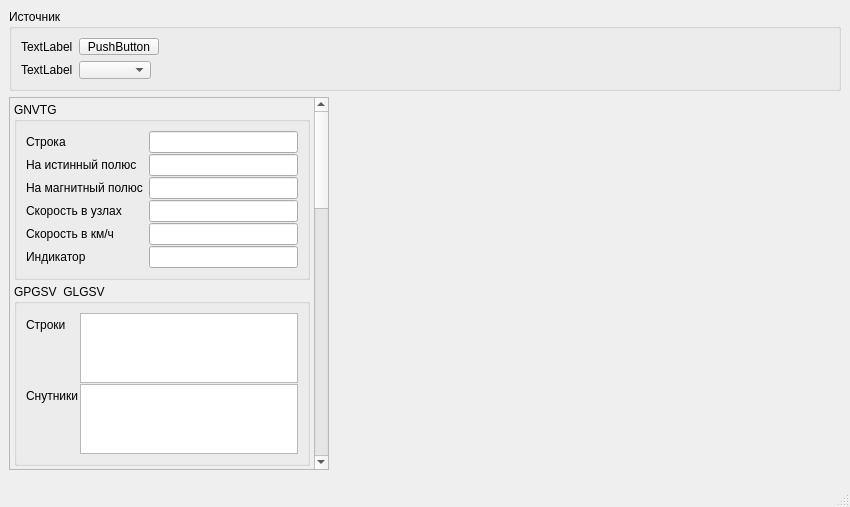
<?xml version="1.0" encoding="UTF-8"?>
<ui version="4.0">
 <class>MainWin</class>
 <widget class="QMainWindow" name="MainWin">
  <property name="geometry">
   <rect>
    <x>0</x>
    <y>0</y>
    <width>850</width>
    <height>507</height>
   </rect>
  </property>
  <property name="windowTitle">
   <string>MainWin</string>
  </property>
  <widget class="QWidget" name="centralwidget">
   <layout class="QVBoxLayout" name="verticalLayout_6" stretch="0,0">
    <property name="sizeConstraint">
     <enum>QLayout::SetDefaultConstraint</enum>
    </property>
    <item>
     <widget class="QGroupBox" name="groupBox_5">
      <property name="minimumSize">
       <size>
        <width>0</width>
        <height>82</height>
       </size>
      </property>
      <property name="maximumSize">
       <size>
        <width>16777215</width>
        <height>82</height>
       </size>
      </property>
      <property name="title">
       <string>Источник</string>
      </property>
      <layout class="QFormLayout" name="formLayout_8">
       <property name="fieldGrowthPolicy">
        <enum>QFormLayout::ExpandingFieldsGrow</enum>
       </property>
       <item row="0" column="0">
        <widget class="QLabel" name="label_41">
         <property name="text">
          <string>TextLabel</string>
         </property>
        </widget>
       </item>
       <item row="0" column="1">
        <widget class="QPushButton" name="pushButton">
         <property name="text">
          <string>PushButton</string>
         </property>
        </widget>
       </item>
       <item row="2" column="1">
        <widget class="QComboBox" name="comboBox"/>
       </item>
       <item row="2" column="0">
        <widget class="QLabel" name="label_42">
         <property name="text">
          <string>TextLabel</string>
         </property>
        </widget>
       </item>
      </layout>
     </widget>
    </item>
    <item>
     <layout class="QHBoxLayout" name="horizontalLayout">
      <property name="rightMargin">
       <number>6</number>
      </property>
      <property name="bottomMargin">
       <number>6</number>
      </property>
      <item>
       <widget class="QScrollArea" name="scrollArea">
        <property name="maximumSize">
         <size>
          <width>320</width>
          <height>16777215</height>
         </size>
        </property>
        <property name="widgetResizable">
         <bool>true</bool>
        </property>
        <widget class="QWidget" name="scrollAreaWidgetContents">
         <property name="geometry">
          <rect>
           <x>0</x>
           <y>0</y>
           <width>301</width>
           <height>1217</height>
          </rect>
         </property>
         <layout class="QVBoxLayout" name="verticalLayout_7">
          <property name="spacing">
           <number>4</number>
          </property>
          <property name="leftMargin">
           <number>4</number>
          </property>
          <property name="topMargin">
           <number>4</number>
          </property>
          <property name="rightMargin">
           <number>4</number>
          </property>
          <property name="bottomMargin">
           <number>4</number>
          </property>
          <item>
           <widget class="QGroupBox" name="groupBoxGNVTG">
            <property name="title">
             <string>GNVTG</string>
            </property>
            <layout class="QVBoxLayout" name="verticalLayout_3">
             <item>
              <layout class="QFormLayout" name="formLayout_2">
               <property name="horizontalSpacing">
                <number>2</number>
               </property>
               <property name="verticalSpacing">
                <number>1</number>
               </property>
               <item row="1" column="0">
                <widget class="QLabel" name="label_20">
                 <property name="toolTip">
                  <string>Курс на истинный полюс (в градусах), затем следует буква Т;</string>
                 </property>
                 <property name="text">
                  <string>На истинный полюс</string>
                 </property>
                </widget>
               </item>
               <item row="1" column="1">
                <widget class="QLineEdit" name="lineEdit_7"/>
               </item>
               <item row="2" column="0">
                <widget class="QLabel" name="label_18">
                 <property name="toolTip">
                  <string>Курс на магнитный полюс (так же в градусах), затем следует буква М;</string>
                 </property>
                 <property name="text">
                  <string>На магнитный полюс </string>
                 </property>
                </widget>
               </item>
               <item row="2" column="1">
                <widget class="QLineEdit" name="lineEdit_6"/>
               </item>
               <item row="3" column="0">
                <widget class="QLabel" name="label_19">
                 <property name="toolTip">
                  <string>Скорость относительно земли в узлах, затем следует буква N;</string>
                 </property>
                 <property name="text">
                  <string>Скорость в узлах</string>
                 </property>
                </widget>
               </item>
               <item row="3" column="1">
                <widget class="QLineEdit" name="lineEdit_8"/>
               </item>
               <item row="4" column="0">
                <widget class="QLabel" name="label_21">
                 <property name="toolTip">
                  <string>Скорость относительно земли в км/ч, затем следует буква К;</string>
                 </property>
                 <property name="text">
                  <string>Скорость в км/ч</string>
                 </property>
                </widget>
               </item>
               <item row="4" column="1">
                <widget class="QLineEdit" name="lineEdit_9"/>
               </item>
               <item row="5" column="0">
                <widget class="QLabel" name="label_22">
                 <property name="toolTip">
                  <string>A = Автономный режим
D = Дифференциальный режим
E = Экстраполяция координат
M = Режим ручного ввода
S = Режим симулятора
N = Недостоверные данные</string>
                 </property>
                 <property name="text">
                  <string>Индикатор</string>
                 </property>
                </widget>
               </item>
               <item row="0" column="1">
                <widget class="QLineEdit" name="lineEdit_10"/>
               </item>
               <item row="0" column="0">
                <widget class="QLabel" name="label_24">
                 <property name="text">
                  <string>Строка</string>
                 </property>
                </widget>
               </item>
               <item row="5" column="1">
                <widget class="QLineEdit" name="lineEdit_29"/>
               </item>
              </layout>
             </item>
            </layout>
           </widget>
          </item>
          <item>
           <widget class="QGroupBox" name="groupBox_3">
            <property name="title">
             <string>GPGSV  GLGSV</string>
            </property>
            <layout class="QFormLayout" name="formLayout_6">
             <property name="horizontalSpacing">
              <number>1</number>
             </property>
             <property name="verticalSpacing">
              <number>1</number>
             </property>
             <item row="0" column="0">
              <widget class="QLabel" name="label_38">
               <property name="text">
                <string>Строки</string>
               </property>
              </widget>
             </item>
             <item row="0" column="1">
              <widget class="QListWidget" name="listWidget_2"/>
             </item>
             <item row="1" column="0">
              <widget class="QLabel" name="label_39">
               <property name="text">
                <string>Снутники</string>
               </property>
              </widget>
             </item>
             <item row="1" column="1">
              <widget class="QListWidget" name="listWidget_3"/>
             </item>
            </layout>
           </widget>
          </item>
          <item>
           <widget class="QGroupBox" name="groupBox_2">
            <property name="title">
             <string>GNGSA</string>
            </property>
            <layout class="QVBoxLayout" name="verticalLayout_5">
             <item>
              <layout class="QFormLayout" name="formLayout_5">
               <property name="horizontalSpacing">
                <number>1</number>
               </property>
               <property name="verticalSpacing">
                <number>1</number>
               </property>
               <item row="0" column="0">
                <widget class="QLabel" name="label_3">
                 <property name="text">
                  <string>Строка 1</string>
                 </property>
                </widget>
               </item>
               <item row="1" column="0">
                <widget class="QLabel" name="label_8">
                 <property name="text">
                  <string>Строка 2</string>
                 </property>
                </widget>
               </item>
               <item row="2" column="0">
                <widget class="QLabel" name="label_9">
                 <property name="text">
                  <string>Список спутников</string>
                 </property>
                </widget>
               </item>
               <item row="2" column="1">
                <widget class="QListWidget" name="listWidget"/>
               </item>
               <item row="3" column="0">
                <widget class="QLabel" name="label_16">
                 <property name="text">
                  <string>PDOP </string>
                 </property>
                </widget>
               </item>
               <item row="4" column="0">
                <widget class="QLabel" name="label_17">
                 <property name="text">
                  <string>HDOP </string>
                 </property>
                </widget>
               </item>
               <item row="5" column="0">
                <widget class="QLabel" name="label_23">
                 <property name="text">
                  <string>VDOP </string>
                 </property>
                </widget>
               </item>
               <item row="3" column="1">
                <widget class="QLineEdit" name="lineEdit_30"/>
               </item>
               <item row="4" column="1">
                <widget class="QLineEdit" name="lineEdit_31"/>
               </item>
               <item row="5" column="1">
                <widget class="QLineEdit" name="lineEdit_32"/>
               </item>
               <item row="1" column="1">
                <widget class="QLineEdit" name="lineEdit_33"/>
               </item>
               <item row="0" column="1">
                <widget class="QLineEdit" name="lineEdit_34"/>
               </item>
              </layout>
             </item>
            </layout>
           </widget>
          </item>
          <item>
           <widget class="QGroupBox" name="groupBox_4">
            <property name="title">
             <string>GNGLL</string>
            </property>
            <layout class="QFormLayout" name="formLayout_7">
             <property name="horizontalSpacing">
              <number>1</number>
             </property>
             <property name="verticalSpacing">
              <number>1</number>
             </property>
             <property name="leftMargin">
              <number>3</number>
             </property>
             <property name="topMargin">
              <number>3</number>
             </property>
             <property name="rightMargin">
              <number>3</number>
             </property>
             <property name="bottomMargin">
              <number>3</number>
             </property>
             <item row="0" column="0">
              <widget class="QLabel" name="label_40">
               <property name="text">
                <string>Строка</string>
               </property>
              </widget>
             </item>
             <item row="0" column="1">
              <widget class="QLineEdit" name="lineEdit_35"/>
             </item>
            </layout>
           </widget>
          </item>
          <item>
           <widget class="QGroupBox" name="groupBoxGNRMC">
            <property name="title">
             <string>GNMRC</string>
            </property>
            <layout class="QVBoxLayout" name="verticalLayout_2">
             <item>
              <layout class="QFormLayout" name="formLayout">
               <property name="horizontalSpacing">
                <number>1</number>
               </property>
               <property name="verticalSpacing">
                <number>1</number>
               </property>
               <item row="1" column="0">
                <widget class="QLabel" name="label">
                 <property name="text">
                  <string>Время UTC</string>
                 </property>
                </widget>
               </item>
               <item row="2" column="0">
                <widget class="QLabel" name="label_2">
                 <property name="toolTip">
                  <string>статус, А если данные достоверны или V если не достоверны;</string>
                 </property>
                 <property name="text">
                  <string>Статус A/V</string>
                 </property>
                </widget>
               </item>
               <item row="3" column="0">
                <widget class="QLabel" name="label_4">
                 <property name="text">
                  <string>Широта</string>
                 </property>
                </widget>
               </item>
               <item row="3" column="1">
                <widget class="QLineEdit" name="lineEdit"/>
               </item>
               <item row="4" column="0">
                <widget class="QLabel" name="label_5">
                 <property name="toolTip">
                  <string>полушарие, N для северного, S для южного;</string>
                 </property>
                 <property name="text">
                  <string>Полушарие N/S</string>
                 </property>
                </widget>
               </item>
               <item row="5" column="0">
                <widget class="QLabel" name="label_6">
                 <property name="text">
                  <string>Долгота</string>
                 </property>
                </widget>
               </item>
               <item row="5" column="1">
                <widget class="QLineEdit" name="lineEdit_2"/>
               </item>
               <item row="6" column="0">
                <widget class="QLabel" name="label_7">
                 <property name="toolTip">
                  <string>полушарие, W  для западного, E для восточного;</string>
                 </property>
                 <property name="text">
                  <string>Полушарие W/E</string>
                 </property>
                </widget>
               </item>
               <item row="8" column="0">
                <widget class="QLabel" name="label_10">
                 <property name="toolTip">
                  <string>скорость относительно земли в узлах (1 узел = 1.852 км/ч);</string>
                 </property>
                 <property name="text">
                  <string>Скорость(узлов)</string>
                 </property>
                </widget>
               </item>
               <item row="8" column="1">
                <widget class="QLineEdit" name="lineEdit_3"/>
               </item>
               <item row="9" column="0">
                <widget class="QLabel" name="label_11">
                 <property name="toolTip">
                  <string>азимут направления движения в градусах;</string>
                 </property>
                 <property name="text">
                  <string>Азимут</string>
                 </property>
                </widget>
               </item>
               <item row="9" column="1">
                <widget class="QLineEdit" name="lineEdit_4"/>
               </item>
               <item row="1" column="1">
                <widget class="QTimeEdit" name="timeEdit"/>
               </item>
               <item row="10" column="0">
                <widget class="QLabel" name="label_12">
                 <property name="text">
                  <string>Дата</string>
                 </property>
                </widget>
               </item>
               <item row="11" column="0">
                <widget class="QLabel" name="label_13">
                 <property name="toolTip">
                  <string>магнитное склонение в градусах;</string>
                 </property>
                 <property name="text">
                  <string>Магнитное склонение</string>
                 </property>
                </widget>
               </item>
               <item row="12" column="0">
                <widget class="QLabel" name="label_14">
                 <property name="toolTip">
                  <string>направление склонения, W для западного, E для восточного;</string>
                 </property>
                 <property name="text">
                  <string>Направление склонения W/E</string>
                 </property>
                </widget>
               </item>
               <item row="10" column="1">
                <widget class="QDateEdit" name="dateEdit"/>
               </item>
               <item row="11" column="1">
                <widget class="QLineEdit" name="lineEdit_5"/>
               </item>
               <item row="13" column="0">
                <widget class="QLabel" name="label_15">
                 <property name="toolTip">
                  <string>A = Автономный режим
D = Дифференциальный режим
E = Экстраполяция координат
M = Режим ручного ввода
S = Режим симулятора
N = Недостоверные данные</string>
                 </property>
                 <property name="text">
                  <string>Индикатор</string>
                 </property>
                </widget>
               </item>
               <item row="0" column="0">
                <widget class="QLabel" name="label_25">
                 <property name="text">
                  <string>Строка</string>
                 </property>
                </widget>
               </item>
               <item row="0" column="1">
                <widget class="QLineEdit" name="lineEdit_11"/>
               </item>
               <item row="2" column="1">
                <widget class="QLineEdit" name="lineEdit_24"/>
               </item>
               <item row="4" column="1">
                <widget class="QLineEdit" name="lineEdit_25"/>
               </item>
               <item row="6" column="1">
                <widget class="QLineEdit" name="lineEdit_26"/>
               </item>
               <item row="12" column="1">
                <widget class="QLineEdit" name="lineEdit_27"/>
               </item>
               <item row="13" column="1">
                <widget class="QLineEdit" name="lineEdit_28"/>
               </item>
              </layout>
             </item>
            </layout>
           </widget>
          </item>
          <item>
           <widget class="QGroupBox" name="groupBox">
            <property name="title">
             <string>GNGGA</string>
            </property>
            <layout class="QVBoxLayout" name="verticalLayout_4">
             <item>
              <layout class="QFormLayout" name="formLayout_4">
               <property name="horizontalSpacing">
                <number>1</number>
               </property>
               <property name="verticalSpacing">
                <number>1</number>
               </property>
               <item row="0" column="0">
                <widget class="QLabel" name="label_26">
                 <property name="text">
                  <string>Строка</string>
                 </property>
                </widget>
               </item>
               <item row="1" column="0">
                <widget class="QLabel" name="label_27">
                 <property name="toolTip">
                  <string>Время определения координат в формате ччммсс.сс по UTC</string>
                 </property>
                 <property name="text">
                  <string>Время</string>
                 </property>
                </widget>
               </item>
               <item row="2" column="0">
                <widget class="QLabel" name="label_28">
                 <property name="text">
                  <string>Широта</string>
                 </property>
                </widget>
               </item>
               <item row="3" column="0">
                <widget class="QLabel" name="label_29">
                 <property name="text">
                  <string>Полушарие N/S</string>
                 </property>
                </widget>
               </item>
               <item row="4" column="0">
                <widget class="QLabel" name="label_30">
                 <property name="text">
                  <string>Долгота</string>
                 </property>
                </widget>
               </item>
               <item row="5" column="0">
                <widget class="QLabel" name="label_31">
                 <property name="text">
                  <string>Полушарие W/E</string>
                 </property>
                </widget>
               </item>
               <item row="6" column="0">
                <widget class="QLabel" name="label_32">
                 <property name="text">
                  <string>Режим работы</string>
                 </property>
                </widget>
               </item>
               <item row="7" column="0">
                <widget class="QLabel" name="label_33">
                 <property name="toolTip">
                  <string>количество спутников, использованных для получения координат;</string>
                 </property>
                 <property name="text">
                  <string>Количество спутников</string>
                 </property>
                </widget>
               </item>
               <item row="8" column="0">
                <widget class="QLabel" name="label_34">
                 <property name="toolTip">
                  <string>HDOP</string>
                 </property>
                 <property name="text">
                  <string>HDOP</string>
                 </property>
                </widget>
               </item>
               <item row="9" column="0">
                <widget class="QLabel" name="label_35">
                 <property name="toolTip">
                  <string>Высота над уровнем моря в метрах, далее следует буква М;</string>
                 </property>
                 <property name="text">
                  <string>Высота над уровнем моря</string>
                 </property>
                </widget>
               </item>
               <item row="10" column="0">
                <widget class="QLabel" name="label_36">
                 <property name="toolTip">
                  <string>Высота над геоидом в метрах, далее следует буква М;</string>
                 </property>
                 <property name="text">
                  <string>Высота над геоидом </string>
                 </property>
                </widget>
               </item>
               <item row="12" column="0">
                <widget class="QLabel" name="label_37">
                 <property name="text">
                  <string>Возраст дифф поправок</string>
                 </property>
                </widget>
               </item>
               <item row="0" column="1">
                <widget class="QLineEdit" name="lineEdit_12"/>
               </item>
               <item row="1" column="1">
                <widget class="QLineEdit" name="lineEdit_13"/>
               </item>
               <item row="2" column="1">
                <widget class="QLineEdit" name="lineEdit_14"/>
               </item>
               <item row="3" column="1">
                <widget class="QLineEdit" name="lineEdit_15"/>
               </item>
               <item row="4" column="1">
                <widget class="QLineEdit" name="lineEdit_16"/>
               </item>
               <item row="5" column="1">
                <widget class="QLineEdit" name="lineEdit_17"/>
               </item>
               <item row="7" column="1">
                <widget class="QLineEdit" name="lineEdit_18"/>
               </item>
               <item row="9" column="1">
                <widget class="QLineEdit" name="lineEdit_19"/>
               </item>
               <item row="10" column="1">
                <widget class="QLineEdit" name="lineEdit_20"/>
               </item>
               <item row="12" column="1">
                <widget class="QLineEdit" name="lineEdit_21"/>
               </item>
               <item row="8" column="1">
                <widget class="QLineEdit" name="lineEdit_22"/>
               </item>
               <item row="6" column="1">
                <widget class="QLineEdit" name="lineEdit_23"/>
               </item>
              </layout>
             </item>
            </layout>
           </widget>
          </item>
         </layout>
        </widget>
       </widget>
      </item>
      <item>
       <widget class="QCustomPlot" name="widget" native="true"/>
      </item>
     </layout>
    </item>
   </layout>
  </widget>
  <widget class="QMenuBar" name="menubar">
   <property name="geometry">
    <rect>
     <x>0</x>
     <y>0</y>
     <width>850</width>
     <height>22</height>
    </rect>
   </property>
  </widget>
  <widget class="QStatusBar" name="statusbar"/>
 </widget>
 <customwidgets>
  <customwidget>
   <class>QCustomPlot</class>
   <extends>QWidget</extends>
   <header>qcustomplot.h</header>
   <container>1</container>
  </customwidget>
 </customwidgets>
 <resources/>
 <connections/>
</ui>
